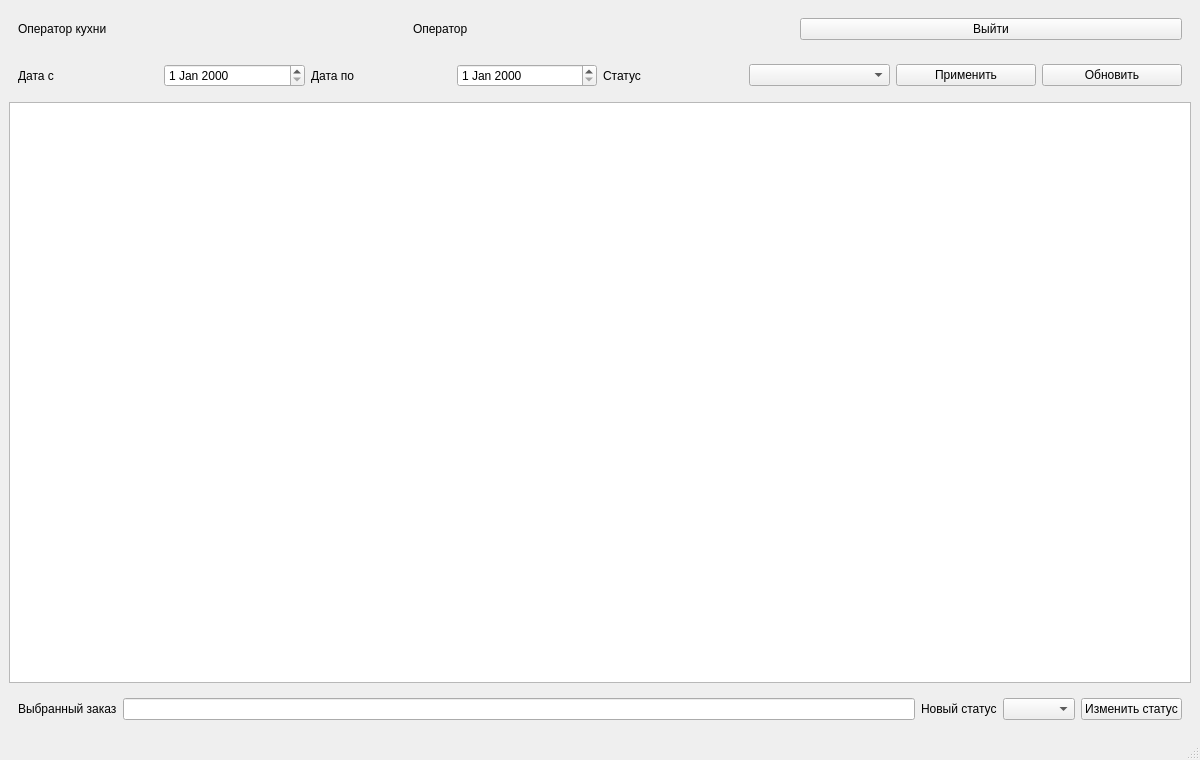
<?xml version="1.0" encoding="UTF-8"?>
<ui version="4.0">
 <class>OperatorWindow</class>
 <widget class="QMainWindow" name="OperatorWindow">
  <property name="geometry"><rect><x>0</x><y>0</y><width>1200</width><height>760</height></rect></property>
  <property name="windowTitle"><string>Пиццерия — Оператор</string></property>
  <widget class="QWidget" name="centralwidget">
   <layout class="QVBoxLayout" name="verticalLayoutMain">
    <item>
     <widget class="QWidget" name="frameTop">
      <layout class="QHBoxLayout" name="horizontalLayoutTop">
       <item><widget class="QLabel" name="labelWindowTitle"><property name="text"><string>Оператор кухни</string></property></widget></item>
       <item><spacer name="sp1"><property name="orientation"><enum>Qt::Horizontal</enum></property></spacer></item>
       <item><widget class="QLabel" name="labelCurrentUser"><property name="text"><string>Оператор</string></property></widget></item>
       <item><widget class="QPushButton" name="pushButtonLogout"><property name="text"><string>Выйти</string></property></widget></item>
      </layout>
     </widget>
    </item>
    <item>
     <widget class="QWidget" name="frameFilters">
      <layout class="QGridLayout" name="gridLayoutFilters">
       <item row="0" column="0"><widget class="QLabel" name="labelDateFrom"><property name="text"><string>Дата с</string></property></widget></item>
       <item row="0" column="1"><widget class="QDateEdit" name="dateEditFrom"/></item>
       <item row="0" column="2"><widget class="QLabel" name="labelDateTo"><property name="text"><string>Дата по</string></property></widget></item>
       <item row="0" column="3"><widget class="QDateEdit" name="dateEditTo"/></item>
       <item row="0" column="4"><widget class="QLabel" name="labelStatusFilter"><property name="text"><string>Статус</string></property></widget></item>
       <item row="0" column="5"><widget class="QComboBox" name="comboBoxStatusFilter"/></item>
       <item row="0" column="6"><widget class="QPushButton" name="pushButtonApplyFilters"><property name="text"><string>Применить</string></property></widget></item>
       <item row="0" column="7"><widget class="QPushButton" name="pushButtonRefreshOrders"><property name="text"><string>Обновить</string></property></widget></item>
      </layout>
     </widget>
    </item>
    <item><widget class="QTableWidget" name="tableWidgetOrders"/></item>
    <item>
     <widget class="QWidget" name="frameStatus">
      <layout class="QHBoxLayout" name="horizontalLayoutStatus">
       <item><widget class="QLabel" name="labelSelectedOrder"><property name="text"><string>Выбранный заказ</string></property></widget></item>
       <item><widget class="QLineEdit" name="lineEditSelectedOrderId"/></item>
       <item><widget class="QLabel" name="labelNewStatus"><property name="text"><string>Новый статус</string></property></widget></item>
       <item><widget class="QComboBox" name="comboBoxNewStatus"/></item>
       <item><widget class="QPushButton" name="pushButtonUpdateStatus"><property name="text"><string>Изменить статус</string></property></widget></item>
      </layout>
     </widget>
    </item>
   </layout>
  </widget>
  <widget class="QMenuBar" name="menubar"/>
  <widget class="QStatusBar" name="statusbar"/>
 </widget>
 <resources/>
 <connections/>
</ui>
